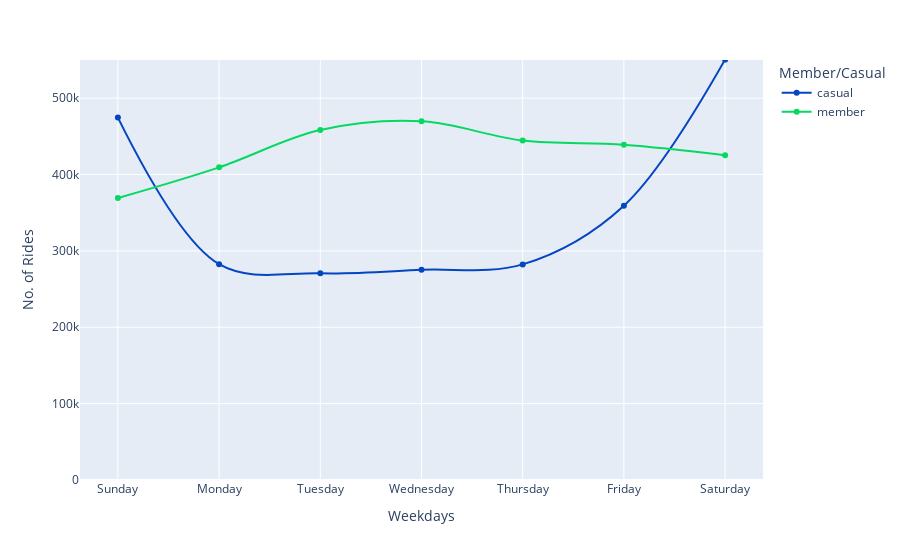

The notebook cell saved with this chart:
### Code cell
fig_3 = df.groupby(['day_of_week', 'member_casual'], as_index=False).count()

px.line(fig_3, x = 'day_of_week', y = 'ride_id', range_y = [0,550000],
        color = 'member_casual',  
        line_shape = 'spline',
        markers=True,
        labels = {'ride_id': 'No. of Rides', 'day_of_week': 'Weekdays', 'member_casual': 'Member/Casual'},
        hover_name = 'member_casual', hover_data = {'member_casual': False, 'month': False, 'ride_id': True}, 
        color_discrete_map = {'casual': '#0446c2', 'member': '#05d961'})

### Figure 1 — Plotly figure (JSON) as saved in the notebook; plotly's stock layout.template omitted (floating-point values rounded to 4 significant figures)
{"data": [{"customdata": [["casual", 474543], ["casual", 282552], ["casual", 270723], ["casual", 275206], ["casual", 282326], ["casual", 359143], ["casual", 550510]], "hovertemplate": "<b>%{hovertext}</b><br><br>Weekdays=%{x}<br>No. of Rides=%{y}<extra></extra>", "hovertext": ["casual", "casual", "casual", "casual", "casual", "casual", "casual"], "legendgroup": "casual", "line": {"color": "#0446c2", "dash": "solid", "shape": "spline"}, "marker": {"symbol": "circle"}, "mode": "lines+markers", "name": "casual", "orientation": "v", "showlegend": true, "type": "scatter", "x": ["Sunday", "Monday", "Tuesday", "Wednesday", "Thursday", "Friday", "Saturday"], "xaxis": "x", "y": [474543, 282552, 270723, 275206, 282326, 359143, 550510], "yaxis": "y"}, {"customdata": [["member", 369262], ["member", 409421], ["member", 458231], ["member", 469659], ["member", 444521], ["member", 439065], ["member", 425251]], "hovertemplate": "<b>%{hovertext}</b><br><br>Weekdays=%{x}<br>No. of Rides=%{y}<extra></extra>", "hovertext": ["member", "member", "member", "member", "member", "member", "member"], "legendgroup": "member", "line": {"color": "#05d961", "dash": "solid", "shape": "spline"}, "marker": {"symbol": "circle"}, "mode": "lines+markers", "name": "member", "orientation": "v", "showlegend": true, "type": "scatter", "x": ["Sunday", "Monday", "Tuesday", "Wednesday", "Thursday", "Friday", "Saturday"], "xaxis": "x", "y": [369262, 409421, 458231, 469659, 444521, 439065, 425251], "yaxis": "y"}], "layout": {"legend": {"title": {"text": "Member/Casual"}, "tracegroupgap": 0}, "margin": {"t": 60}, "xaxis": {"anchor": "y", "domain": [0.0, 1.0], "title": {"text": "Weekdays"}}, "yaxis": {"anchor": "x", "domain": [0.0, 1.0], "range": [0, 550000], "title": {"text": "No. of Rides"}}}}
